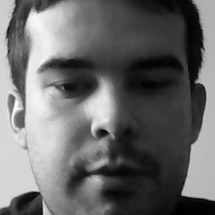
//> input picture OpenCVTemplate/11.png, 215 x 215 px, given in place of the camera
$ ./faceDetection   (built with g++ and OpenCV 4)
//> lines starting //> are read from the running program, lines starting //| are printed output that depends on the picture; after the words box and inside, x2 and y2 are one past the last pixel; in counts of white or black regions, pixels touching at a corner belong together
/*
 *
*/
#include <opencv2/objdetect.hpp>
#include "opencv2/highgui/highgui.hpp"
#include "opencv2/imgproc/imgproc.hpp"
#include <string>
#include <iostream>
#include <stdio.h>

using namespace std;
using namespace cv;

// functii header
void detectAndDisplay(Mat frame);

// variabile globale
// Trebuie copiat fisiereul de haarcascade de la opencv/data/haarscascades in folderul targetat
string face_cascade_name = "haarcascade_frontalface_alt.xml";
CascadeClassifier face_cascade;
string window_name = "Capture - Face detection";
int filenumber; // numarul fisierului de salvat
string filename;

// Functia main
int main(void)
{
	VideoCapture capture(0);
	//capture.open("http://192.168.0.102:8080/stream.wmv");


	if (!capture.isOpened())  // verificam daca stream-ul webcam-ului s-a deschis
		return -1;

	// incarcarea fisierului cascade
	if (!face_cascade.load(face_cascade_name))
	{
		printf("--(!)Eroare la incarcare\n");
		return (-1);
	};

	// citirea stream-ului video
	Mat frame;

	for (;;)
	{
		capture >> frame;
//> frame is the input picture: 215 rows x 215 cols, CV_8UC3; min 0, max 251, mean 105

		// aplicarea clasificatorului la frame
		if (!frame.empty())
		{
			detectAndDisplay(frame);
		}
		else
		{
			printf(" --(!) Nici-un cadru capturat. -- Break!");
			break;
		}

		int c = waitKey(10);

		if (27 == char(c))
		{
			break;
		}
	}

	return 0;
}

// functia detectAndDisplay
void detectAndDisplay(Mat frame)
{
	std::vector<Rect> faces;
	Mat frame_gray;
	Mat crop;
	Mat res;
	Mat gray;
	string text;
	stringstream sstm;

	cvtColor(frame, frame_gray, COLOR_BGR2GRAY);
	equalizeHist(frame_gray, frame_gray);
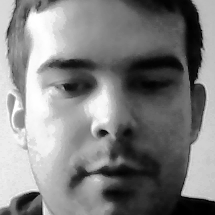
//> frame_gray: 215 rows x 215 cols, CV_8UC1; min 0, max 255, mean 128.2

	// detectarea faciala
	face_cascade.detectMultiScale(frame_gray, faces, 1.1, 2, 0 | CASCADE_SCALE_IMAGE, Size(30, 30));
//> faces = 1 Rect (x, y, width, height): [15, 10, 187, 187]

	// setarea regiunilor de interes
	cv::Rect roi_b;
	cv::Rect roi_c;

	size_t ic = 0;   // indexul elementului curent
	int ac = 0;		   // aria elementului curent

	size_t ib = 0;   // indexul elementului cel mai mare
	int ab = 0;      // aria celui mai mare element

	for (ic = 0; ic < faces.size(); ic++) // iterarea prin fetele detectate

	{
		roi_c.x = faces[ic].x;
		roi_c.y = faces[ic].y;
		roi_c.width = (faces[ic].width);
		roi_c.height = (faces[ic].height);

		ac = roi_c.width * roi_c.height; // aflarea ariei fetei detectate

		roi_b.x = faces[ib].x;
		roi_b.y = faces[ib].y;
		roi_b.width = (faces[ib].width);
		roi_b.height = (faces[ib].height);

		ab = roi_b.width * roi_b.height; // aflarea ariei celui mai mare element

		if (ac > ab)
		{
			ib = ic;
			roi_b.x = faces[ib].x;
			roi_b.y = faces[ib].y;
			roi_b.width = (faces[ib].width);
			roi_b.height = (faces[ib].height);
		}

		crop = frame(roi_b);
		resize(crop, res, Size(128, 128), 0, 0, INTER_LINEAR); // necesar pentru salvarea ulterioara a imaginilor
		cvtColor(crop, gray, CV_BGR2GRAY); // convertirea imaginilor in Grayscale pentru a reduce spatiul ocupat

		// formarea numelui de fisier
		filename = "";
		stringstream ssfn;
		ssfn << filenumber << ".png";
		filename = ssfn.str();
		filenumber++;

	//imwrite(filename, gray);

		Point pt1(faces[ic].x, faces[ic].y); // afisarea stream-ului  live de la camera
		Point pt2((faces[ic].x + faces[ic].height), (faces[ic].y + faces[ic].width));
		rectangle(frame, pt1, pt2, Scalar(0, 255, 0), 2, 8, 0);
	}
//> this loop made 1 pass
//> (ac, ab, pt1, pt2) on pass 1: (34969, 34969, Point(15, 10), Point(202, 197))
//> pass 1, in detectAndDisplay, `crop = frame(roi_b);`:
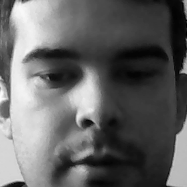
//> crop: 187 rows x 187 cols, CV_8UC3; min 1, max 251, mean 99.8
//> after the loop:
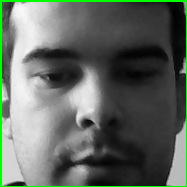
//> crop: 187 rows x 187 cols, CV_8UC3; 3.18% of pixels changed, all inside (x1, y1, x2, y2) = (0, 0, 187, 187)
//> after the loop:
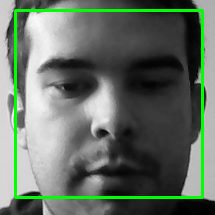
//> frame: 215 rows x 215 cols, CV_8UC3; 4.85% of pixels changed, all inside (x1, y1, x2, y2) = (14, 9, 204, 199)
//> after the loop, filenumber = 1

	// afisarea imaginii
	sstm << "Marimea de crop: " << roi_b.width << "x" << roi_b.height << " Nume fisier: " << filename;
	text = sstm.str();

	putText(frame, text, cvPoint(30, 30), FONT_HERSHEY_COMPLEX_SMALL, 0.8, cvScalar(0, 0, 255), 1, CV_AA);
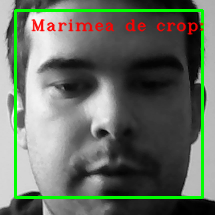
//> frame: 215 rows x 215 cols, CV_8UC3; 2.53% of pixels changed, all inside (x1, y1, x2, y2) = (31, 19, 205, 35)
	imshow("original", frame);

	if (!crop.empty())
	{
		imshow("Detectata", crop);
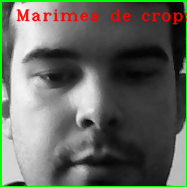
//> window 'Detectata': 187 rows x 187 cols, CV_8UC3; mean B, G, R 94.3, 102.4, 98.7
//> the Esc key is pressed
	}
	else
		destroyWindow("Detectata");
}

$ run again, on OpenCVTemplate/21.png
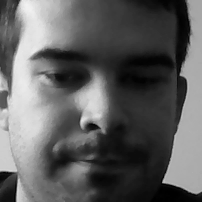
//> input picture OpenCVTemplate/21.png, 202 x 202 px, given in place of the camera
//> frame is the input picture: 202 rows x 202 cols, CV_8UC3; min 0, max 242, mean 94.6
//> faces = 1 Rect (x, y, width, height): [13, 11, 180, 180]
//> the loop in detectAndDisplay, `for (ic = 0; ic < faces.size(); ic++)` made 1 pass
//> (ac, ab, pt1, pt2) on pass 1: (32400, 32400, Point(13, 11), Point(193, 191))
//> after the loop in detectAndDisplay, `for (ic = 0; ic < faces.size(); ic++)`:
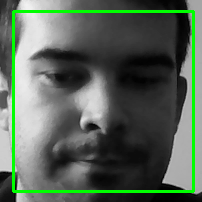
//> frame: 202 rows x 202 cols, CV_8UC3; 5.28% of pixels changed, all inside (x1, y1, x2, y2) = (12, 10, 195, 193)
//> after the loop in detectAndDisplay, `for (ic = 0; ic < faces.size(); ic++)`: filenumber = 1
//> in detectAndDisplay, `imshow("Detectata", crop);`:
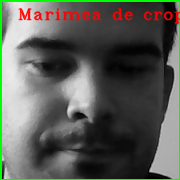
//> window 'Detectata': 180 rows x 180 cols, CV_8UC3; mean B, G, R 85.3, 93.7, 89.7
